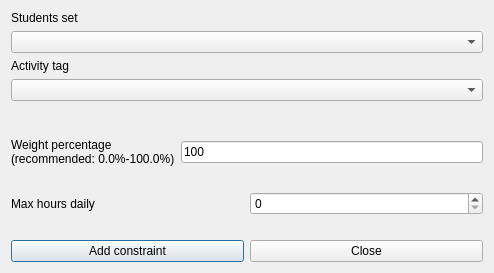
<?xml version="1.0" encoding="UTF-8"?>
<ui version="4.0">
 <class>AddConstraintStudentsSetActivityTagMaxHoursDailyForm_template</class>
 <widget class="QDialog" name="AddConstraintStudentsSetActivityTagMaxHoursDailyForm_template">
  <property name="geometry">
   <rect>
    <x>0</x>
    <y>0</y>
    <width>494</width>
    <height>273</height>
   </rect>
  </property>
  <property name="windowTitle">
   <string extracomment="This is the title of the dialog to add a new constraint of this type">Add students set activity tag max hours daily</string>
  </property>
  <layout class="QGridLayout" name="gridLayout">
   <item row="0" column="0">
    <layout class="QVBoxLayout">
     <item>
      <widget class="QLabel" name="studentsTextLabel">
       <property name="frameShape">
        <enum>QFrame::NoFrame</enum>
       </property>
       <property name="frameShadow">
        <enum>QFrame::Plain</enum>
       </property>
       <property name="text">
        <string>Students set</string>
       </property>
       <property name="wordWrap">
        <bool>false</bool>
       </property>
      </widget>
     </item>
     <item>
      <widget class="QComboBox" name="studentsComboBox">
       <property name="editable">
        <bool>false</bool>
       </property>
       <property name="insertPolicy">
        <enum>QComboBox::NoInsert</enum>
       </property>
       <property name="autoCompletion">
        <bool>false</bool>
       </property>
       <property name="duplicatesEnabled">
        <bool>false</bool>
       </property>
      </widget>
     </item>
     <item>
      <widget class="QLabel" name="activityTagsTextLabel">
       <property name="frameShape">
        <enum>QFrame::NoFrame</enum>
       </property>
       <property name="frameShadow">
        <enum>QFrame::Plain</enum>
       </property>
       <property name="text">
        <string>Activity tag</string>
       </property>
       <property name="wordWrap">
        <bool>false</bool>
       </property>
      </widget>
     </item>
     <item>
      <widget class="QComboBox" name="activityTagsComboBox">
       <property name="editable">
        <bool>false</bool>
       </property>
       <property name="insertPolicy">
        <enum>QComboBox::NoInsert</enum>
       </property>
       <property name="autoCompletion">
        <bool>false</bool>
       </property>
       <property name="duplicatesEnabled">
        <bool>false</bool>
       </property>
      </widget>
     </item>
    </layout>
   </item>
   <item row="1" column="0">
    <spacer name="spacer1">
     <property name="orientation">
      <enum>Qt::Vertical</enum>
     </property>
     <property name="sizeType">
      <enum>QSizePolicy::Expanding</enum>
     </property>
     <property name="sizeHint" stdset="0">
      <size>
       <width>20</width>
       <height>31</height>
      </size>
     </property>
    </spacer>
   </item>
   <item row="2" column="0">
    <layout class="QHBoxLayout" name="horizontalLayout">
     <item>
      <widget class="QLabel" name="weightTextLabel">
       <property name="frameShape">
        <enum>QFrame::NoFrame</enum>
       </property>
       <property name="frameShadow">
        <enum>QFrame::Plain</enum>
       </property>
       <property name="text">
        <string>Weight percentage
(recommended: 0.0%-100.0%)</string>
       </property>
       <property name="wordWrap">
        <bool>false</bool>
       </property>
      </widget>
     </item>
     <item>
      <widget class="QLineEdit" name="weightLineEdit">
       <property name="text">
        <string>100</string>
       </property>
      </widget>
     </item>
    </layout>
   </item>
   <item row="3" column="0">
    <spacer name="spacer1_2">
     <property name="orientation">
      <enum>Qt::Vertical</enum>
     </property>
     <property name="sizeType">
      <enum>QSizePolicy::Expanding</enum>
     </property>
     <property name="sizeHint" stdset="0">
      <size>
       <width>20</width>
       <height>18</height>
      </size>
     </property>
    </spacer>
   </item>
   <item row="4" column="0">
    <layout class="QHBoxLayout" name="horizontalLayout_2">
     <item>
      <widget class="QLabel" name="maxHoursTextLabel">
       <property name="frameShape">
        <enum>QFrame::NoFrame</enum>
       </property>
       <property name="frameShadow">
        <enum>QFrame::Plain</enum>
       </property>
       <property name="text">
        <string>Max hours daily</string>
       </property>
       <property name="wordWrap">
        <bool>false</bool>
       </property>
      </widget>
     </item>
     <item>
      <widget class="QSpinBox" name="maxHoursSpinBox"/>
     </item>
    </layout>
   </item>
   <item row="5" column="0">
    <spacer name="spacer1_3">
     <property name="orientation">
      <enum>Qt::Vertical</enum>
     </property>
     <property name="sizeType">
      <enum>QSizePolicy::Expanding</enum>
     </property>
     <property name="sizeHint" stdset="0">
      <size>
       <width>20</width>
       <height>16</height>
      </size>
     </property>
    </spacer>
   </item>
   <item row="6" column="0">
    <layout class="QHBoxLayout">
     <item>
      <widget class="QPushButton" name="addConstraintPushButton">
       <property name="text">
        <string>Add constraint</string>
       </property>
      </widget>
     </item>
     <item>
      <widget class="QPushButton" name="closePushButton">
       <property name="text">
        <string>Close</string>
       </property>
      </widget>
     </item>
    </layout>
   </item>
  </layout>
 </widget>
 <layoutdefault spacing="6" margin="11"/>
 <tabstops>
  <tabstop>studentsComboBox</tabstop>
  <tabstop>activityTagsComboBox</tabstop>
  <tabstop>weightLineEdit</tabstop>
  <tabstop>maxHoursSpinBox</tabstop>
  <tabstop>addConstraintPushButton</tabstop>
  <tabstop>closePushButton</tabstop>
 </tabstops>
 <resources/>
 <connections/>
</ui>
